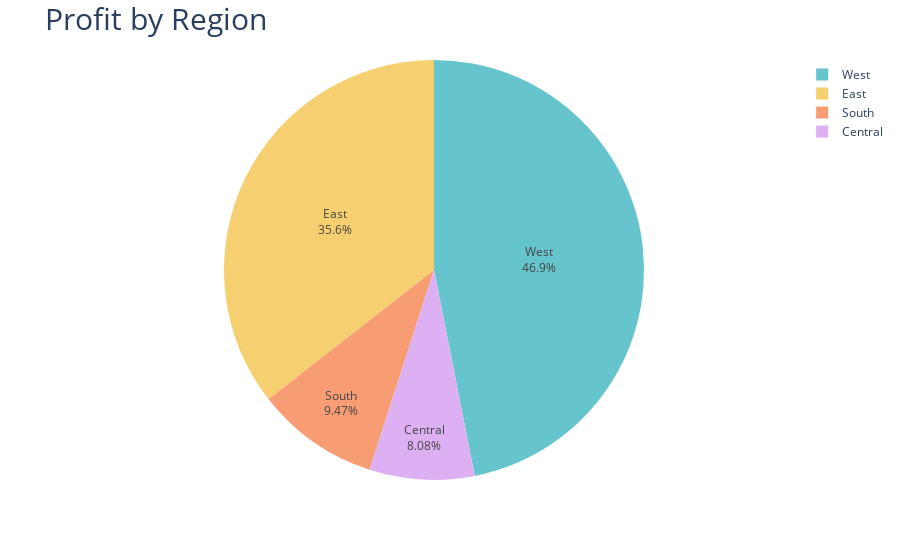

Here is the notebook cell this chart was saved with:
### Code cell
#Profit by Region
#Which region are performing the best/worst?
profit_by_region = df.groupby('Region')['Profit'].sum().reset_index()

fig_profit_by_region= px.pie(profit_by_region, 
             values='Profit', 
             names='Region', 
             color_discrete_sequence=px.colors.qualitative.Pastel)

fig_profit_by_region.update_traces(textposition='inside', textinfo='percent+label')
fig_profit_by_region.update_layout(title_text='Profit by Region', title_font=dict(size=30))

fig_profit_by_region.show()

### Figure 1 — Plotly figure (JSON) as saved in the notebook; plotly's stock layout.template omitted (floating-point values rounded to 4 significant figures)
{"data": [{"domain": {"x": [0, 1], "y": [0, 1]}, "hovertemplate": "Region=%{label}<br>Profit=%{value}<extra></extra>", "labels": ["Central", "East", "South", "West"], "legendgroup": "", "name": "", "showlegend": true, "textinfo": "percent+label", "textposition": "inside", "type": "pie", "values": [7547.0, 33230.0, 8849.0, 43810.0]}], "layout": {"legend": {"tracegroupgap": 0}, "margin": {"t": 60}, "piecolorway": ["rgb(102, 197, 204)", "rgb(246, 207, 113)", "rgb(248, 156, 116)", "rgb(220, 176, 242)", "rgb(135, 197, 95)", "rgb(158, 185, 243)", "rgb(254, 136, 177)", "rgb(201, 219, 116)", "rgb(139, 224, 164)", "rgb(180, 151, 231)", "rgb(179, 179, 179)"], "title": {"font": {"size": 30}, "text": "Profit by Region"}}}
